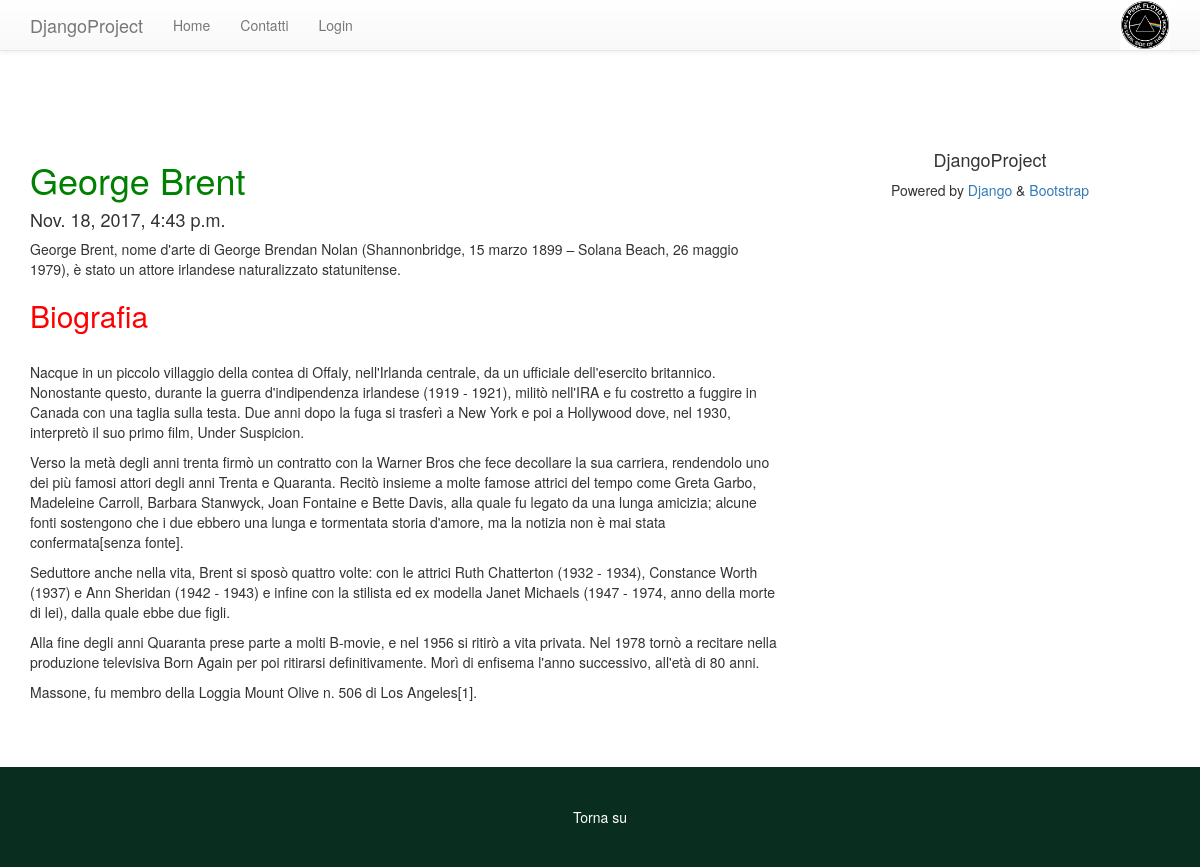
Screenshot of /6/george-brent/ with the database file from the repository.
### posts/models.py (models this page shows, shortened)
class Post(models.Model):
    titolo = models.CharField(max_length=120)
    contenuto = models.TextField()
    data = models.DateTimeField(auto_now=False, auto_now_add=True)
    slug = models.SlugField()

### templates/post_singolo.html (shortened to what this page needs)
{% extends "base.html" %}
{% block content %}
    <h1>{{ object.titolo}}</h1>
    <h4>{{ object.data}}</h4>
    <p>{{ object.contenuto|safe|linebreaks}}</p>
{% endblock content %}

### static/css/djangoproject.css (style rules this page uses)
h1 { color: green }
h2 { color: red }
html, body { padding-top: 70px; height: 100%; }

### rows the page displays
Post: titolo "George Brent", data "Nov. 18, 2017, 4:43 p.m.", contenuto "George Brent, nome d'arte di George Brendan Nolan (Shannonbridge, 15 marzo 1899 – Solana Beach, 26 maggio 1979), è stato un attore irlandese naturalizzato statunitense. Biografia Nacque in un piccolo villaggio della contea di Offaly, nell'Irlanda centrale, da un ufficiale dell'esercito britannico. Nonostante questo, durante la guerra d'indipendenza irlandese (1919 - 1921), militò nell'IRA e fu costretto a fuggire in Canada con una taglia sulla testa. Due anni dopo la fuga si trasferì a New York e poi a Hollywood dove, nel 1930, interpretò il suo primo film, Under Suspicion. Verso la metà degli anni trenta firmò un contratto con la Warner Bros che fece decollare la sua carriera, rendendolo…"
